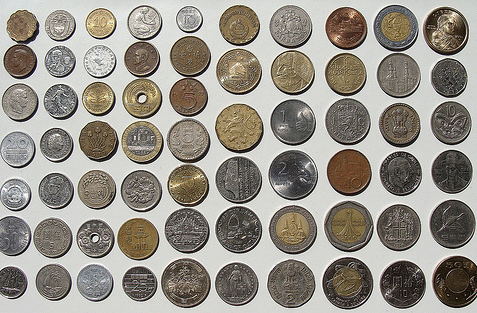
#> input picture legacy/distinctObjectDetection/test3.jpg, 477 x 313 px
$ python test.py
#> lines starting #> are read from the running program, lines starting #| are printed output that depends on the picture; after the words box and inside, x2 and y2 are one past the last pixel; in counts of white or black regions, pixels touching at a corner belong together
import cv2
import numpy as np

img = cv2.imread('test3.jpg') # Read the image
#> img is the input picture: shape (313, 477, 3); mean B, G, R 138.2, 147.1, 151.9
img = cv2.cvtColor(img, cv2.COLOR_BGR2GRAY) # Convert to grayscale
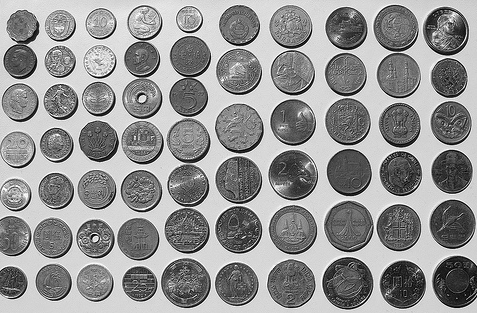
#> img: shape (313, 477); min 0, max 255, mean 147.6

_, thresh = cv2.threshold(img, 125, 255, cv2.THRESH_BINARY_INV) # Threshold the image
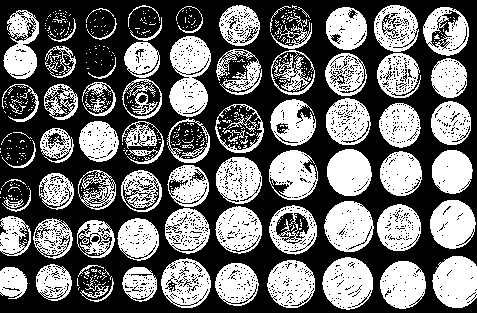
#> thresh: shape (313, 477); 43.1% white; 532 white regions (450 under 20 px), largest, box (x1, y1, x2, y2) and area: (169, 36, 211, 117) 2329, (322, 257, 373, 310) 1946, (324, 201, 374, 252) 1875
kernal = np.ones((2, 2)) # Create a convolution kernel

dilation = cv2.dilate(thresh, kernal, iterations=2) # Dilate the image
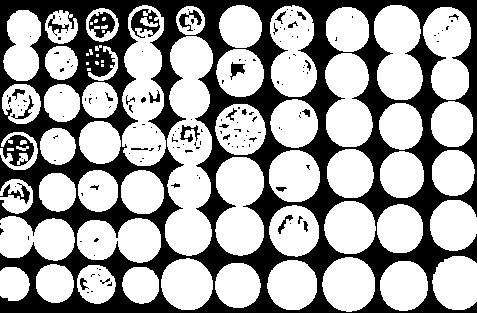
#> dilation: shape (313, 477); 62.7% white; 158 black regions (126 under 20 px)

contours, hierarchy = cv2.findContours(dilation, cv2.RETR_EXTERNAL, cv2.CHAIN_APPROX_SIMPLE) # Find contours
#> contours = 62 contours, 11 with area under 20; largest, box (x1, y1, x2, y2) and area: (165, 36, 213, 256) 7534, (122, 5, 166, 166) 5042, (215, 157, 264, 256) 3686, (374, 5, 423, 100) 3458, (325, 53, 373, 147) 3304

print("Number of objects detected :",len(contours)) # Print the number of contours
#| Number of objects detected : 62


cv2.imshow('img', img) # Show the image
cv2.imshow('thresh', thresh) # Show the image
cv2.imshow('dilation', dilation) # Show the image
cv2.waitKey(0) # Wait for keystroke

$ run again, with legacy/distinctObjectDetection/test0.jpg copied over legacy/distinctObjectDetection/test3.jpg
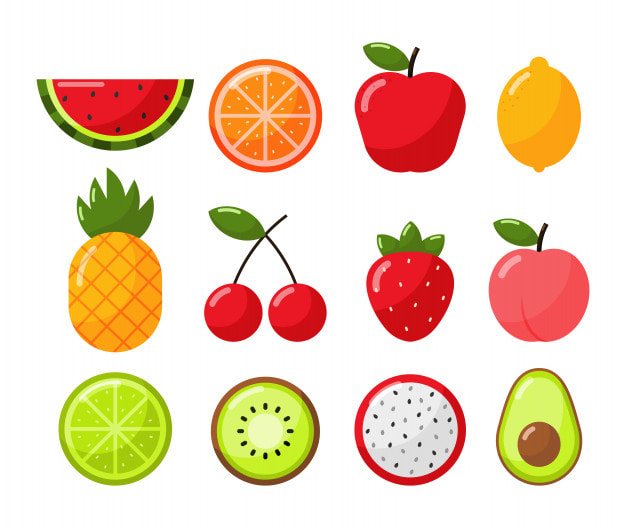
#> input picture legacy/distinctObjectDetection/test0.jpg, 626 x 528 px
#> img is the input picture: shape (528, 626, 3); mean B, G, R 189.1, 213.6, 238.8
#> img: shape (528, 626)
#> `_, thresh = cv2.threshold(img, 125, 255, cv2.THRESH_BINARY_INV)`:
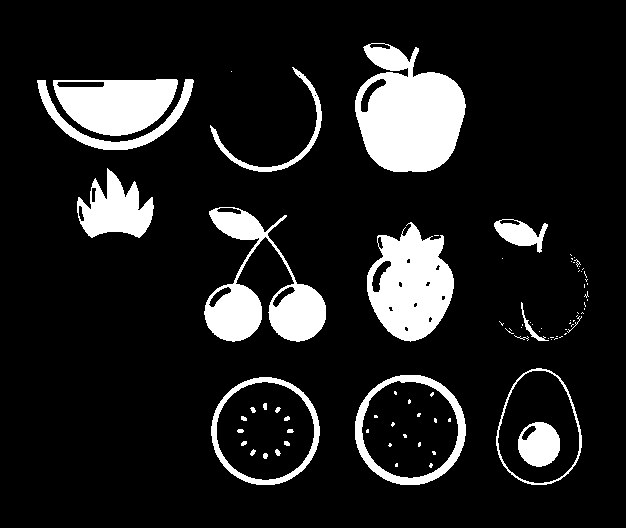
#> thresh: shape (528, 626); 12.8% white; 88 white regions (61 under 20 px), largest, box (x1, y1, x2, y2) and area: (355, 43, 466, 172) 9770, (367, 222, 454, 342) 6832, (204, 207, 326, 342) 6525
#> `dilation = cv2.dilate(thresh, kernal, iterations=2)`:
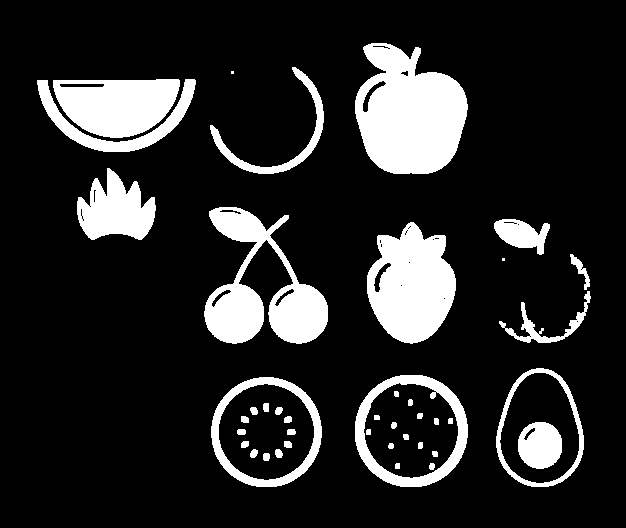
#> dilation: shape (528, 626); 15.6% white; 42 white regions (2 under 20 px)
#> contours = 15 contours, 2 with area under 20; largest, box (x1, y1, x2, y2) and area: (355, 43, 468, 174) 10560, (355, 375, 468, 487) 9955, (211, 377, 322, 487) 9498, (496, 368, 584, 487) 7928, (367, 222, 456, 344) 7597
#| Number of objects detected : 15

$ run again, with legacy/distinctObjectDetection/test2.jpg copied over legacy/distinctObjectDetection/test3.jpg
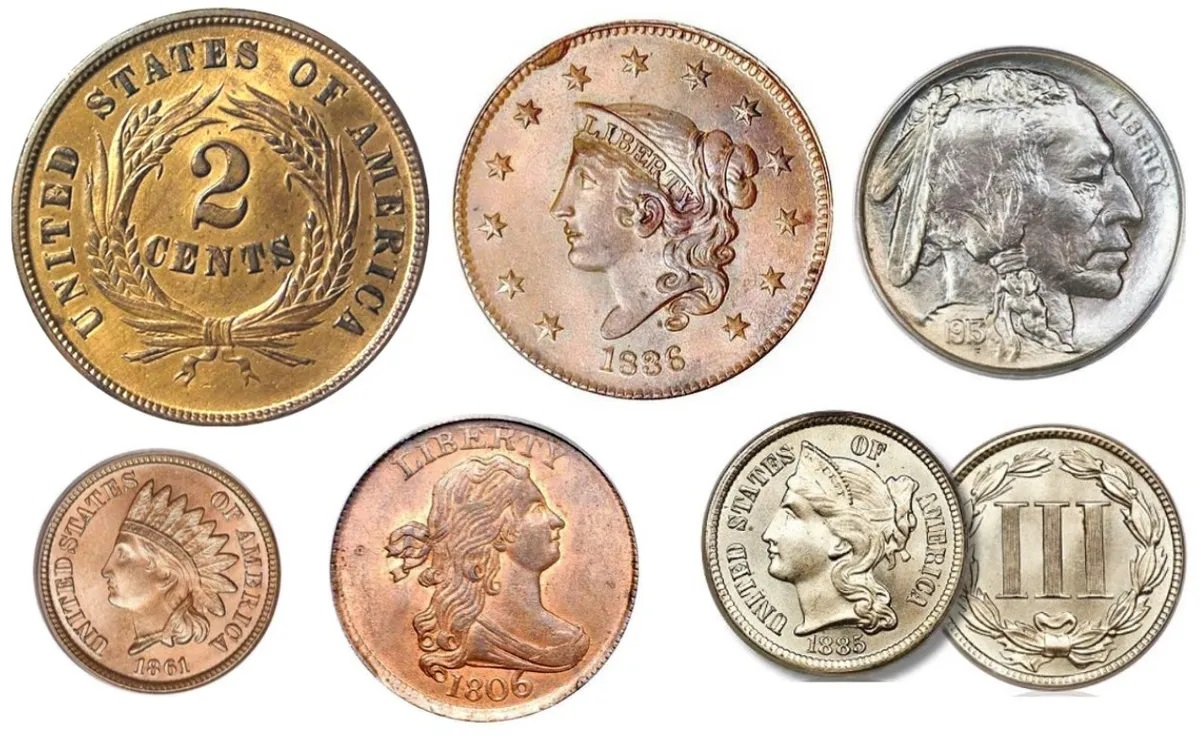
#> input picture legacy/distinctObjectDetection/test2.jpg, 1200 x 741 px
#> img is the input picture: shape (741, 1200, 3); mean B, G, R 172.3, 189.8, 206.6
#> img: shape (741, 1200)
#> `_, thresh = cv2.threshold(img, 125, 255, cv2.THRESH_BINARY_INV)`:
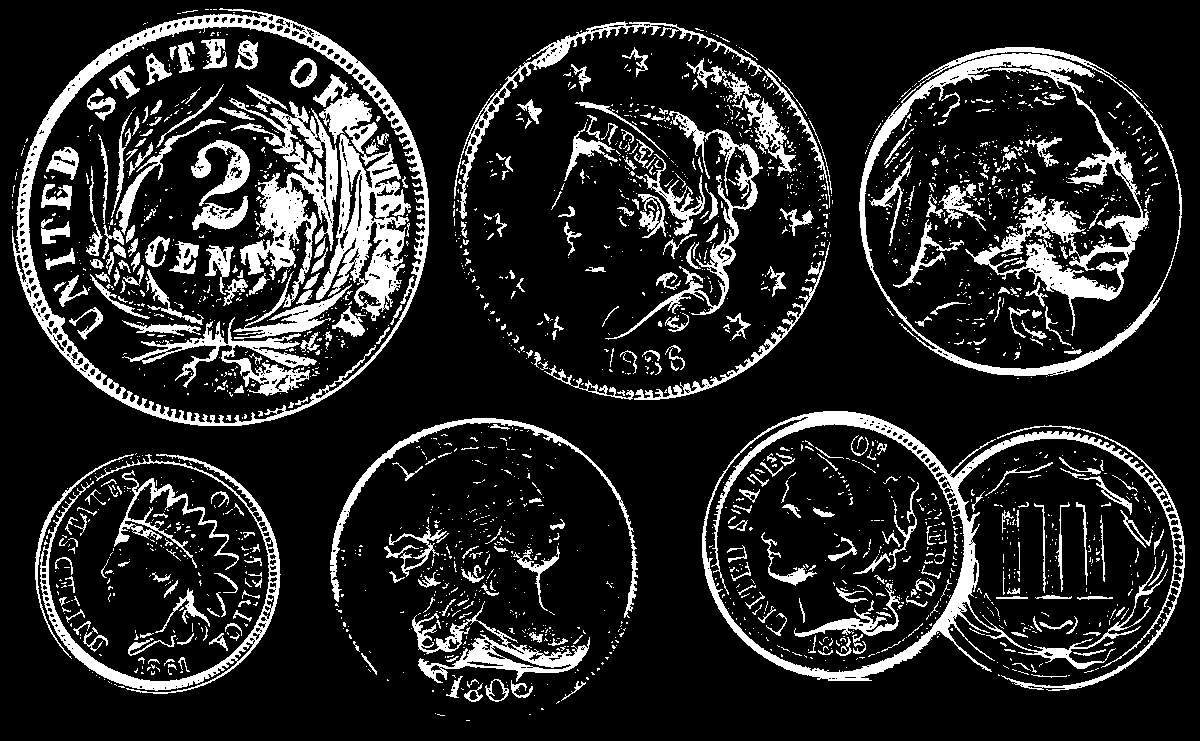
#> thresh: shape (741, 1200); 15.3% white; 2377 white regions (1968 under 20 px), largest, box (x1, y1, x2, y2) and area: (859, 47, 1182, 376) 15058, (702, 411, 1185, 691) 13341, (12, 8, 429, 426) 12441
#> `dilation = cv2.dilate(thresh, kernal, iterations=2)`:
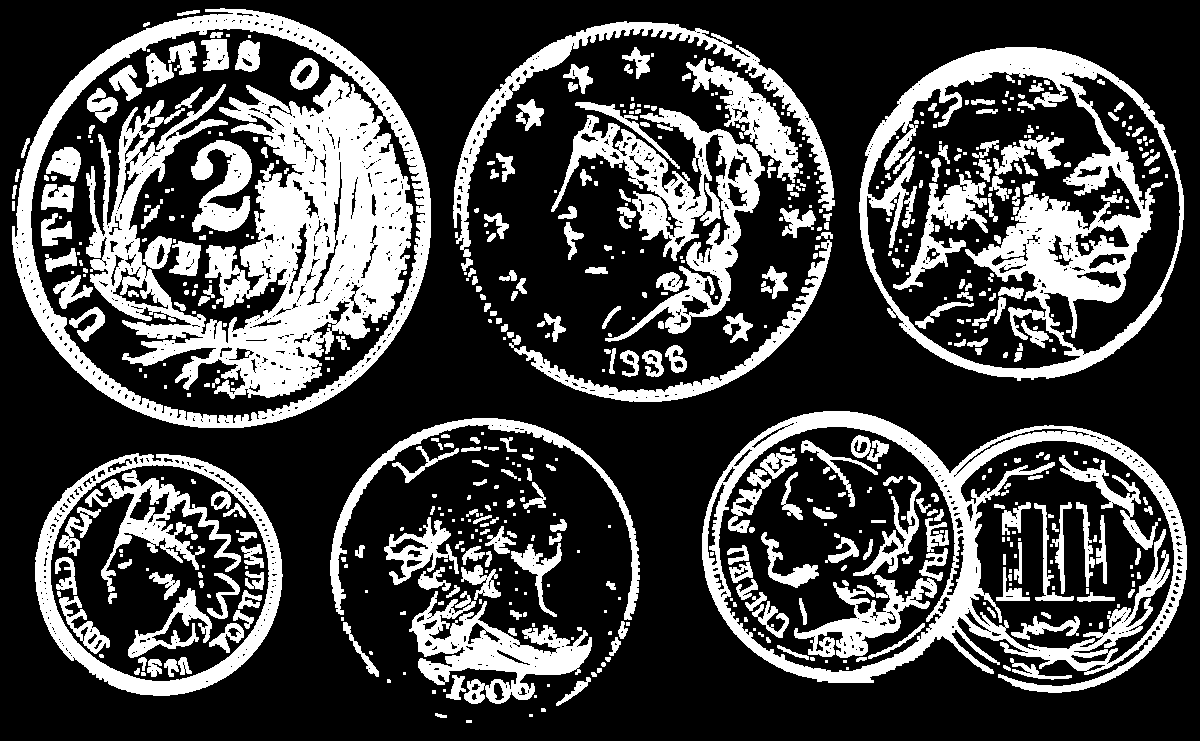
#> dilation: shape (741, 1200); 27.8% white; 646 white regions (310 under 20 px)
#> contours = 259 contours, 149 with area under 20; largest, box (x1, y1, x2, y2) and area: (12, 8, 431, 428) 136317, (702, 411, 1187, 693) 103720, (859, 47, 1184, 381) 85044, (35, 453, 283, 696) 46984, (551, 108, 765, 342) 14734
#| Number of objects detected : 259
